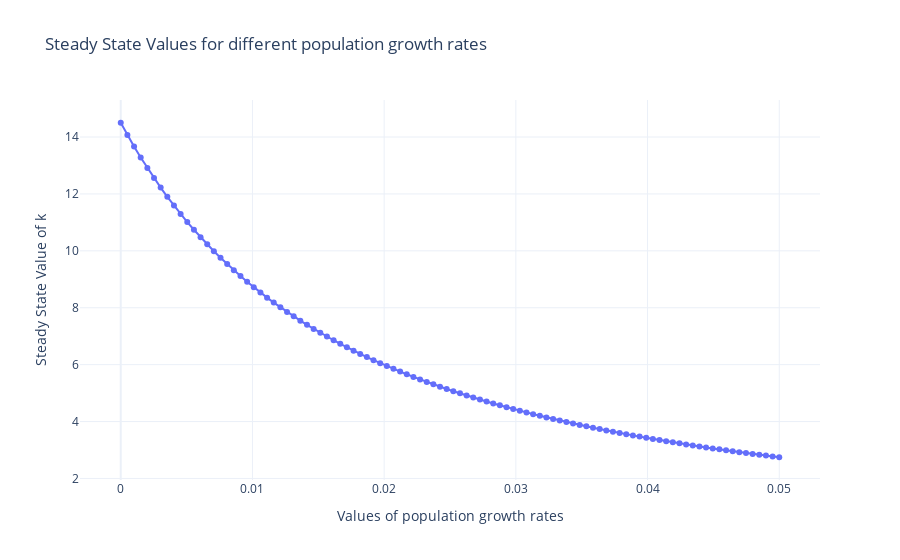
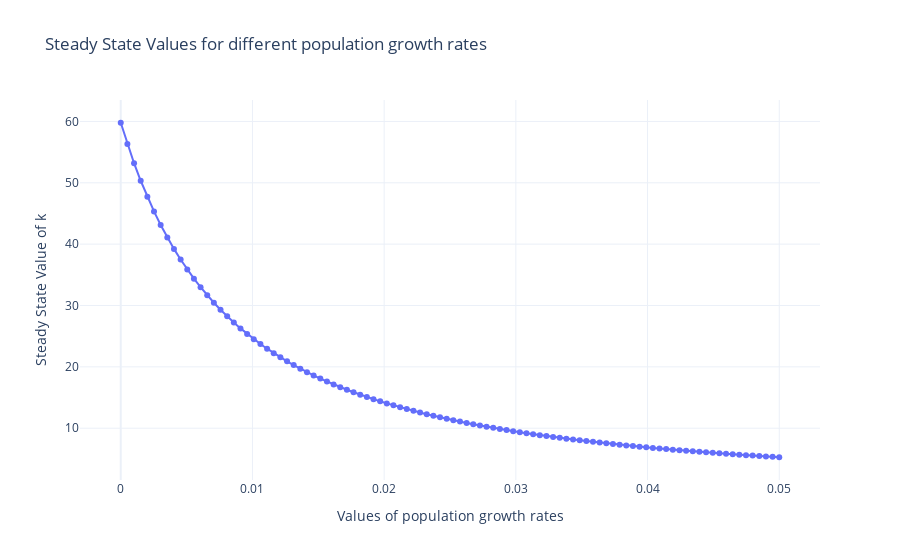

Here is the notebook cell these charts were saved with, in order:
### Markdown cell above
The graph shows that when $\phi$ increases, the steady state value of capital decreases. This makes sence when we look our steady state function, however intuitively it does not really make sense. In the equations for our model, we can see that $A_{t+1}$ increases when $\phi$ increases, this would effect $Y_t$ positively, which should result in the opposite of what the graph shows us (which would be increasing steady state value of capital when $\phi$ increases). We have not been able to solve the problem, however this could indicate that our steady state function is wrong.

### Code cell
import numpy as np
import plotly.graph_objs as go
from scipy import optimize
from ipywidgets import interact, FloatSlider

# Define the transition equation
def transition_equation(k, s, alpha, delta, n, phi):
    return (1/(1+n))*k*(s*k**(alpha-1)+(1-delta))**(1-phi)

# Define a function to calculate steady state for given parameters
def calculate_steady_state(s, alpha, delta, n, phi):
    steady_states = []
    n_values = np.linspace(0, 0.05, 100)
    for n_val in n_values:
        obj_kss = lambda k: k - transition_equation(k, s, alpha, delta, n_val, phi)
        result = optimize.root_scalar(obj_kss, bracket=[0.1, 100], method='brentq')
        steady_states.append(result.root)
    return n_values, steady_states

# Create interactive plot
def interactive_plot(s=0.3, delta=0.05, phi=0.5, n=0.02):
    alpha = 0.33  # Setting a default value for alpha
    n_values, steady_states = calculate_steady_state(s, alpha, delta, n, phi)
    fig = go.Figure()
    fig.add_trace(go.Scatter(x=n_values, y=steady_states, mode='lines+markers', name='Steady State Values'))
    fig.update_layout(
        title='Steady State Values for different population growth rates',
        xaxis=dict(title='Values of population growth rates'),
        yaxis=dict(title='Steady State Value of k'),
        hovermode='x unified',
        template='plotly_white'
    )
    fig.show()

# Define sliders for parameters
s_slider = FloatSlider(value=0.3, min=0.1, max=0.6, step=0.01, description='s:')
delta_slider = FloatSlider(value=0.05, min=0, max=0.1, step=0.01, description='delta:')
phi_slider = FloatSlider(value=0.5, min=0.05, max=0.9, step=0.01, description='phi:')
n_slider = FloatSlider(value=0.02, min=0, max=0.1, step=0.001, description='n:')

# Create interactive plot
interact(interactive_plot, s=s_slider, delta=delta_slider, phi=phi_slider, n=n_slider)

### Figure 1 — Plotly figure (JSON) as saved in the notebook; plotly's stock layout.template omitted (floating-point values rounded to 4 significant figures)
{"data": [{"mode": "lines+markers", "name": "Steady State Values", "type": "scatter", "x": [0, 0.0005051, 0.00101, 0.001515, 0.00202, 0.002525, 0.00303, 0.003535, 0.00404, 0.004545, 0.005051, 0.005556, 0.006061, 0.006566, 0.007071, 0.007576, 0.008081, 0.008586, 0.009091, 0.009596, 0.0101, 0.01061, 0.01111, 0.01162, 0.01212, 0.01263, 0.01313, 0.01364, 0.01414, 0.01465, 0.01515, 0.01566, 0.01616, 0.01667, 0.01717, 0.01768, 0.01818, 0.01869, 0.01919, 0.0197, 0.0202, 0.02071, 0.02121, 0.02172, 0.02222, 0.02273, 0.02323, 0.02374, 0.02424, 0.02475, 0.02525, 0.02576, 0.02626, 0.02677, 0.02727, 0.02778, 0.02828, 0.02879, 0.02929, 0.0298, 0.0303, 0.03081, 0.03131, 0.03182, 0.03232, 0.03283, 0.03333, 0.03384, 0.03434, 0.03485, 0.03535, 0.03586, 0.03636, 0.03687, 0.03737, 0.03788, 0.03838, 0.03889, 0.03939, 0.0399, 0.0404, 0.04091, 0.04141, 0.04192, 0.04242, 0.04293, 0.04343, 0.04394, 0.04444, 0.04495, 0.04545, 0.04596, 0.04646, 0.04697, 0.04747, 0.04798, 0.04848, 0.04899, 0.04949, 0.05], "y": [14.5, 14.08, 13.67, 13.28, 12.91, 12.56, 12.22, 11.9, 11.59, 11.3, 11.01, 10.74, 10.48, 10.23, 9.988, 9.756, 9.533, 9.318, 9.112, 8.912, 8.72, 8.534, 8.355, 8.182, 8.015, 7.853, 7.697, 7.546, 7.399, 7.257, 7.12, 6.986, 6.857, 6.732, 6.61, 6.492, 6.378, 6.267, 6.158, 6.053, 5.951, 5.852, 5.755, 5.661, 5.569, 5.48, 5.393, 5.308, 5.226, 5.145, 5.067, 4.991, 4.916, 4.843, 4.772, 4.703, 4.635, 4.569, 4.504, 4.441, 4.379, 4.319, 4.26, 4.203, 4.146, 4.091, 4.037, 3.984, 3.932, 3.882, 3.832, 3.784, 3.736, 3.69, 3.644, 3.599, 3.555, 3.512, 3.47, 3.429, 3.388, 3.349, 3.31, 3.271, 3.234, 3.197, 3.161, 3.125, 3.091, 3.056, 3.023, 2.99, 2.957, 2.925, 2.894, 2.863, 2.833, 2.803, 2.774, 2.745]}], "layout": {"hovermode": "x unified", "title": {"text": "Steady State Values for different population growth rates"}, "xaxis": {"title": {"text": "Values of population growth rates"}}, "yaxis": {"title": {"text": "Steady State Value of k"}}}}

### Figure 2 — Plotly figure (JSON) as saved in the notebook; plotly's stock layout.template omitted (floating-point values rounded to 4 significant figures)
{"data": [{"mode": "lines+markers", "name": "Steady State Values", "type": "scatter", "x": [0, 0.0005051, 0.00101, 0.001515, 0.00202, 0.002525, 0.00303, 0.003535, 0.00404, 0.004545, 0.005051, 0.005556, 0.006061, 0.006566, 0.007071, 0.007576, 0.008081, 0.008586, 0.009091, 0.009596, 0.0101, 0.01061, 0.01111, 0.01162, 0.01212, 0.01263, 0.01313, 0.01364, 0.01414, 0.01465, 0.01515, 0.01566, 0.01616, 0.01667, 0.01717, 0.01768, 0.01818, 0.01869, 0.01919, 0.0197, 0.0202, 0.02071, 0.02121, 0.02172, 0.02222, 0.02273, 0.02323, 0.02374, 0.02424, 0.02475, 0.02525, 0.02576, 0.02626, 0.02677, 0.02727, 0.02778, 0.02828, 0.02879, 0.02929, 0.0298, 0.0303, 0.03081, 0.03131, 0.03182, 0.03232, 0.03283, 0.03333, 0.03384, 0.03434, 0.03485, 0.03535, 0.03586, 0.03636, 0.03687, 0.03737, 0.03788, 0.03838, 0.03889, 0.03939, 0.0399, 0.0404, 0.04091, 0.04141, 0.04192, 0.04242, 0.04293, 0.04343, 0.04394, 0.04444, 0.04495, 0.04545, 0.04596, 0.04646, 0.04697, 0.04747, 0.04798, 0.04848, 0.04899, 0.04949, 0.05], "y": [59.79, 56.33, 53.19, 50.33, 47.72, 45.33, 43.13, 41.1, 39.23, 37.49, 35.88, 34.38, 32.98, 31.68, 30.45, 29.31, 28.23, 27.22, 26.27, 25.37, 24.52, 23.71, 22.95, 22.23, 21.55, 20.9, 20.28, 19.7, 19.14, 18.6, 18.09, 17.6, 17.14, 16.69, 16.27, 15.86, 15.46, 15.09, 14.73, 14.38, 14.05, 13.72, 13.41, 13.12, 12.83, 12.55, 12.29, 12.03, 11.78, 11.54, 11.31, 11.08, 10.86, 10.65, 10.45, 10.25, 10.06, 9.874, 9.694, 9.52, 9.35, 9.186, 9.026, 8.871, 8.72, 8.573, 8.43, 8.291, 8.156, 8.025, 7.897, 7.772, 7.651, 7.532, 7.417, 7.304, 7.195, 7.088, 6.983, 6.882, 6.782, 6.685, 6.59, 6.497, 6.407, 6.319, 6.232, 6.148, 6.065, 5.984, 5.905, 5.828, 5.752, 5.678, 5.605, 5.534, 5.465, 5.397, 5.33, 5.264]}], "layout": {"hovermode": "x unified", "title": {"text": "Steady State Values for different population growth rates"}, "xaxis": {"title": {"text": "Values of population growth rates"}}, "yaxis": {"title": {"text": "Steady State Value of k"}}}}
